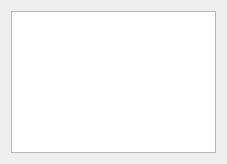
<?xml version="1.0" encoding="UTF-8"?>
<ui version="4.0">
 <class>TimingWidget</class>
 <widget class="QWidget" name="TimingWidget">
  <property name="geometry">
   <rect>
    <x>0</x>
    <y>0</y>
    <width>227</width>
    <height>164</height>
   </rect>
  </property>
  <layout class="QVBoxLayout" name="verticalLayout">
   <item>
    <widget class="QTreeView" name="treeView">
     <property name="editTriggers">
      <set>QAbstractItemView::NoEditTriggers</set>
     </property>
     <property name="rootIsDecorated">
      <bool>false</bool>
     </property>
    </widget>
   </item>
  </layout>
 </widget>
 <resources/>
 <connections/>
</ui>
